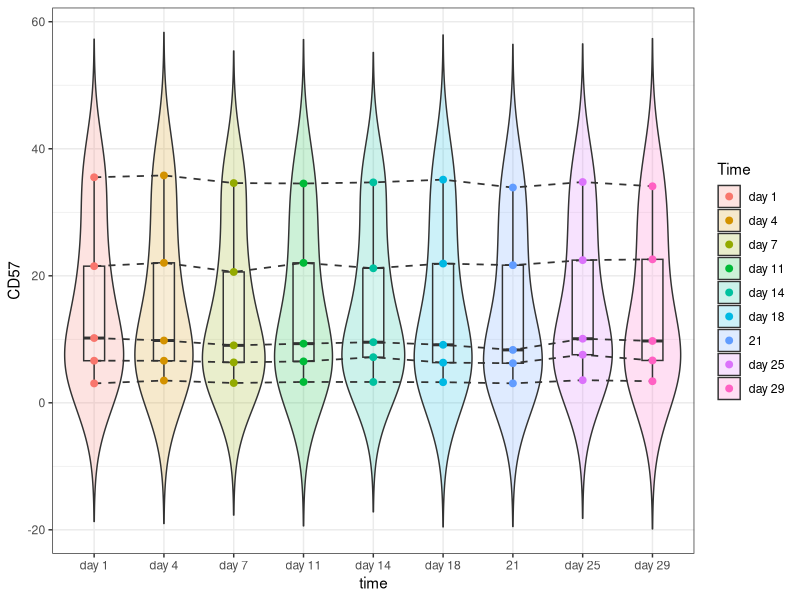

Reproduce this figure in R.
## ---- chunk 1
knitr::opts_chunk$set(echo = TRUE, fig.height=10, fig.width=13, warning = FALSE)
## ---- chunk 2
#Packages 
library(readxl)
library(ggplot2)
library(reshape2)
library(nlme)
library(tidyverse)
library(ggpubr)
library(kableExtra)
library(rstatix)
## ---- chunk 3
###################
# Import Datasets #
###################
A = as.data.frame(read_excel("stab_premix_at.xlsx", sheet = 9, col_names = T))
rownames(A) = A[, 1]
A = A[, -1]
## ---- chunk 4
B = A[grep("CD57", rownames(A)), ]
df = data.frame(melt(B), as.factor(rep(1:5, 9)))
colnames(df) = c("Time", "CD57", "id")
## ---- chunk 5
p <- ggplot(data = df, aes(x = Time, y = CD57)) +
geom_violin(trim = FALSE, alpha = 0.2, aes(fill = Time)) +
geom_boxplot(alpha = 0.2, show.legend = FALSE, width = 0.3) +
geom_line(linetype = "dashed", linewidth = .6, aes(group = id), 
          color = "gray20") +
geom_point(aes(colour = Time), alpha = 1, size = 2) +
xlab("time") + ylab("CD57") + theme_bw()
p
## ---- chunk 6
tapply(df$CD57, df$Time, mean)
## ---- chunk 7
aov_out = aov(CD57~Time, data = df)
summary(aov_out)
## ---- chunk 8
tukey_out = TukeyHSD(aov_out)
print(tukey_out)
## ---- chunk 9
kruskal_out = kruskal.test(CD57~Time, data = df)
print(kruskal_out)
## ---- chunk 10
aov_out_repeated = aov(CD57 ~ Time + Error(id), data = df)
summary(aov_out_repeated)
## ---- chunk 11
# pairwise comparisons using rstatix
pwc <- df %>%
  pairwise_t_test(
    CD57 ~ Time, paired = TRUE,
    p.adjust.method = "bonferroni"
    )
kable(as.data.frame(pwc))
## ---- chunk 12
friedman.test(as.matrix(B))
## ---- chunk 13
# pairwise comparisons using rstatix
pwc <- df %>%wilcox_test(
    CD57 ~ Time, paired = TRUE,
    p.adjust.method = "bonferroni"
    )
kable(as.data.frame(pwc))
